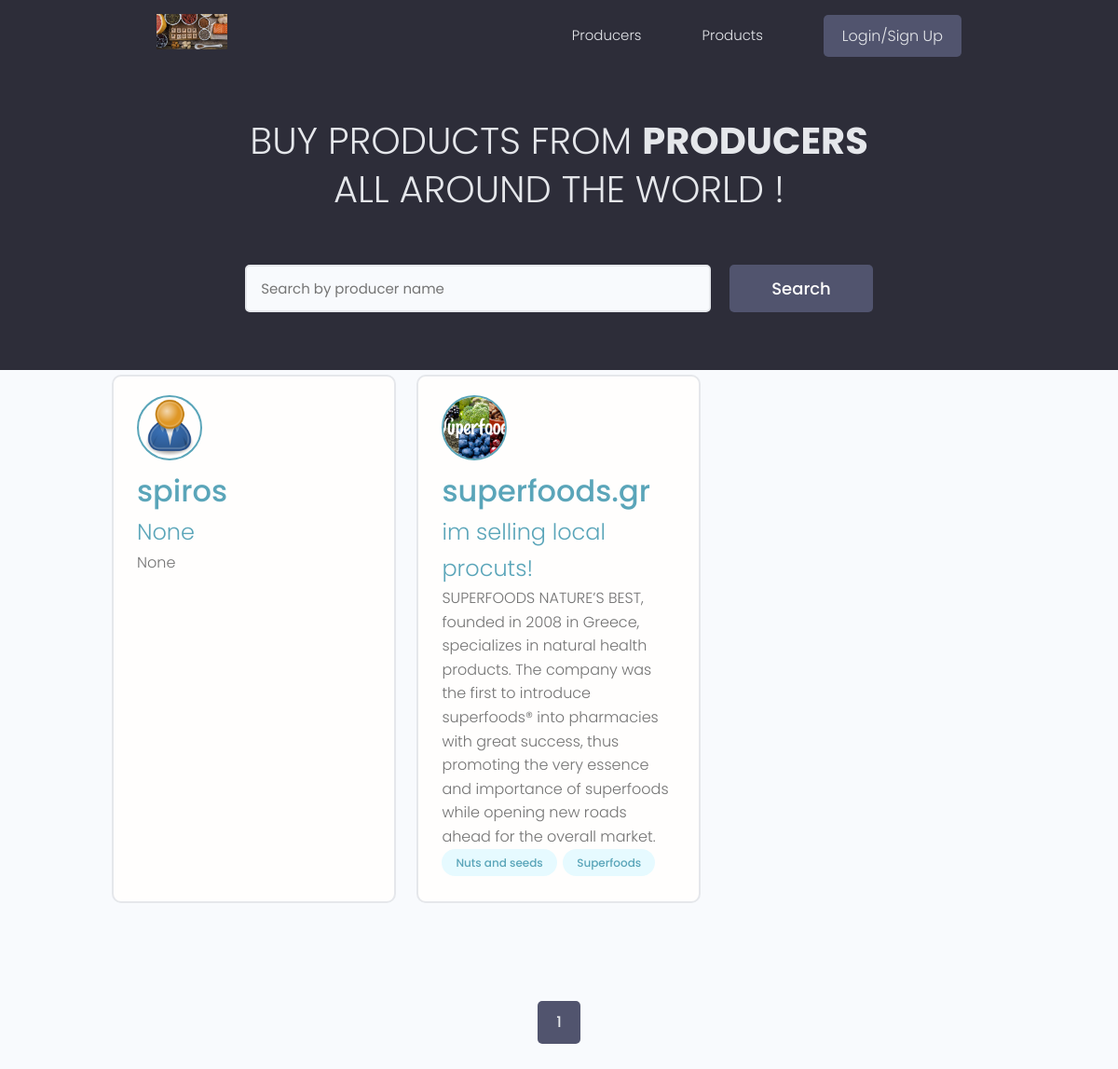
The page / on the database its author committed.
### users/models.py (models this page shows, shortened)
class Profile(models.Model):
    user= models.OneToOneField(User,on_delete=models.CASCADE,null=True,blank=True)
    name=models.CharField(max_length=50,blank=True,null=True)
    location=models.CharField(max_length=50,blank=True,null=True)
    username=models.CharField(max_length=50,blank=True,null=True)
    email=models.EmailField(max_length=50,blank=True,null=True)
    short_intro=models.CharField(max_length=50,blank=True,null=True)
    bio=models.TextField(blank=True,null=True)
    profile_image=models.ImageField(blank=True,null=True,upload_to='profiles/',default='profiles/user-default.png')
    website=models.CharField(max_length=50,blank=True,null=True)
    id=models.UUIDField(default=uuid.uuid4, unique=True ,primary_key=True,editable=False)
    created=models.DateField(auto_now_add=True)
    class Meta:
        ordering=['-created']

class Categories(models.Model):
    owner=models.ForeignKey(Profile,on_delete=models.CASCADE,null=True,blank=True)
    name=models.CharField(max_length=50,blank=True,null=True)
    descripiton=models.TextField(blank=True,null=True)
    id=models.UUIDField(default=uuid.uuid4, unique=True ,primary_key=True,editable=False)
    def __str__(self):
        return str(self.name)

### users/views.py (the view)
# urls.py: path('',views.profiles,name='profiles'),
def profiles(request):
    profiles, search_query=searchProfiles(request)
    custom_range,profiles=paginateprofiles(request,profiles,3)
    context={'profiles':profiles,' search_query': search_query,'custom_range':custom_range}
    return render(request,'users/profiles.html',context)

### users/utils.py (called while the page is built)
def searchProfiles(request):
    search_query=''
    if request.GET.get('search_query'):
        search_query=request.GET.get('search_query')
    profiles=Profile.objects.filter(Q(name__icontains=search_query) |
    Q(short_intro__icontains=search_query))
    return profiles,search_query

def paginateprofiles(request,profiles,results):
    page=request.GET.get('page')
    paginator=Paginator(profiles,results)
    try:
     profiles=paginator.page(page)
    except PageNotAnInteger:
        page=1
        profiles=paginator.page(page)
    except EmptyPage:
        page= paginator.num_pages
        profiles=paginator.page(page)
    leftindex=(int(page) - 4)
    if leftindex < 1 :
        leftindex=1
    rightindex= (int(page) + 5)
    if rightindex > paginator.num_pages:
        rightindex=paginator.num_pages + 1
    custom_range=range(leftindex,rightindex)
    return custom_range,profiles

### users/templates/users/profiles.html (shortened to what this page needs)
{% extends 'main.html' %}
{% block content %}
<main class="home">
    <section class="hero-section text-center">
      <div class="container container--narrow">
        <div class="hero-section__box">
          <h2>BUY PRODUCTS FROM <span>PRODUCERS</span></h2>
          <h2>ALL AROUND THE WORLD !</h2>
        </div>
        <div class="hero-section__search">
          <form id="searchForm"class="form" action="{% url 'profiles'  %}" method="get">
            <div class="form__field">
              <input class="input input--text" id="formInput#search" type="text" name="search_query"
                value="{{search_query}}" placeholder="Search by producer name" />
            </div>
            <input class="btn btn--sub btn--lg" type="submit" value="Search" />
          </form>
        </div>
      </div>
    </section>
    <section class="prodlist">
      <div class="container">
        <div class="grid grid--three">
            {% for profile in profiles %}
          <div class="column card">
             <div class="prod">
              <a href=" {% url 'user_profile' profile.id%}  " class="card__body">
                <div class="prod__profile">
                  <img class="avatar avatar--md" src="{{profile.profile_image.url}}" alt="image" />
                  <div class="prod__meta">
                    <h3>{{profile.name}}</h3>
                    <h5>{{profile.short_intro}}</h5>
                  </div>
                </div>
                <p class="producer__info">
                    {{profile.bio}}
                </p>
                <div class="prod_catigories">
                  {% for categorie in profile.categories_set.all %}
                  <span class="tag tag--pill tag--main">
                    <small>{{categorie}}</small>
                  </span>
                  {% endfor %}
                </div>
              </a>
            </div>
          </div>
          {% endfor %}
        </div>
      </div>
    </section>
    {% include 'pagination.html'  with queryset=profiles custom_range=custom_range%}
  </main>
{% endblock content %}

### static/styles/app.css (style rules this page uses)
:root { --color-sub: #2d2d39; }
.btn--sub { background-color: var(--color-sub-light); }
.card { border: 2px solid var(--color-light); }
img { width: 100%; }
.hero-section { height: 40vh; display: flex; align-items: center; background-color: var(--color-sub); }
.hero-section__box { margin-bottom: 4rem; }
.hero-section__box > h2, .hero-section__box > h2 > span { font-size: 4rem; color: var(--color-light); line-height: 1.3; text-transform: uppercase; }
.hero-section__box > h2 { font-weight: 300; }
.hero-section__box > h2 > span { font-weight: 700; }
.hero-section__search > .form { display: flex; align-items: center; justify-content: center; gap: 2rem; }
.hero-section__search > .form input.input--text { width: 50rem; }

### static/uikit/styles/modules/_variables.css (style rules this page uses)
:root { --color-main: #5aa5b9; --color-main-light: #e6faff; --color-sub: #3f4156; --color-sub-light: #51546e; --color-sub-lighter: #ededfd; --color-text: #737373; --color-gray: #8b8b8b; --color-light: #e5e7eb; --color-light-gray: #767676; --color-bg: #f8fafd; --color-white: #fffefd; --color-white-light: #f3f3f3; --color-success: #359e64; --color-success-bg: #def8e8; --color-error: #fc4b0b; --color-error-bg: #fff2ee; --font-base: 'Poppins', arial, helvetica, 'Segoe UI', roboto, ubuntu, sans-serif; --font-monospace: 'Fira Code', 'Courier New', courier, monospace; --font-regular: 300; --font-medium: 500; --font-bold: 700; --generic-shadow: 1px 1px 5px #00000010; --generic-transition: all 0.3s ease-in-out; }

### static/uikit/styles/modules/_base.css (style rules this page uses)
* { margin: 0; padding: 0; box-sizing: border-box; text-rendering: optimizeLegibility; color: inherit; font-size: inherit; }
html { font-size: 50%; }
@media only screen and (min-width: 480px) { html { font-size: 56.25%; } }
@media only screen and (min-width: 1200px) { html { font-size: 62.5%; } }
body { line-height: 1.6; font-weight: 400; font-size: 1.5rem; color: var(--color-text); background-color: var(--color-bg); min-height: 100vh; }

### static/uikit/styles/modules/_typography.css (style rules this page uses)
* { font-family: var(--font-base); }
h2 { font-size: 3.6rem; font-weight: var(--font-bold); }
h3 { font-size: 3.2rem; font-weight: var(--font-medium); }
h5 { font-size: 2.4rem; font-weight: var(--font-medium); }
h5, h6 { font-weight: var(--font-regular); }
p, span, strong { font-size: 1.6rem; color: var(--color-text); font-weight: var(--font-regular); }
a { padding-bottom: 2px; text-decoration: none; display: inline-block; color: var(--color-main); font-weight: var(--font-medium); }

### static/uikit/styles/modules/_utilities.css (style rules this page uses)
.container { width: 92%; max-width: 165rem; margin: 0 auto; box-sizing: border-box; }
.container--narrow { width: 92%; max-width: 120rem; }
@media screen and (min-width: 1000px) { .container { width: 90%; } }
@media screen and (min-width: 1000px) { .container--narrow { width: 85%; } }
@media screen and (min-width: 1200px) { .container { width: 80%; } }
@media screen and (min-width: 1200px) { .container--narrow { width: 72%; } }
.text-center { text-align: center; }

### static/uikit/styles/modules/_avatar.css (style rules this page uses)
.avatar { border-radius: 50%; border: 2px solid var(--color-main); object-fit: cover; }
.avatar--md { height: 7rem; width: 7rem; }

### static/uikit/styles/modules/_button.css (style rules this page uses)
.btn { display: inline-block; position: relative; cursor: pointer; background-color: var(--color-light); font-weight: var(--font-medium); color: var(--color-sub); text-decoration: none; padding: 1rem 2rem; border-radius: 0.5rem; border: none; width: -webkit-fit-content; width: -moz-fit-content; width: fit-content; height: -webkit-fit-content; height: -moz-fit-content; height: fit-content; font-size: 1.6rem; outline-width: 0; outline-color: transparent; -webkit-backface-visibility: hidden; backface-visibility: hidden; transition: all 0.3s ease-in-out; }
.btn--sub { background-color: var(--color-sub); color: var(--color-white); }
.btn--lg { font-size: 1.8rem; padding: 1.2rem 4.5rem; }

### static/uikit/styles/modules/_card.css (style rules this page uses)
.card { border-radius: 1rem; background-color: var(--color-white); border: 1.5px solid var(--color-light); width: auto; height: auto; margin-top: 0.5rem; margin-bottom: 0.5rem; overflow: hidden; }
.card__body, .card__header { padding: 2rem 2.5rem; }

### static/uikit/styles/modules/_form.css (style rules this page uses)
.form { display: block; }
.form__field { margin-top: 1.5rem; margin-bottom: 1.5rem; }
input.input[type='text'], input.input[type='email'], input.input[type='password'], input.input[type='number'], textarea.input { min-width: 24rem; width: 100%; padding: 1.2rem 1.5rem; border-radius: 0.5rem; border: 2px solid var(--color-light); transition: all 0.3s ease-in-out; background-color: var(--color-bg); }

### rows shown on the page
Profile: profile_image (placeholder picture), name "spiros", short_intro "None", bio "None"
Profile: profile_image (picture), name "superfoods.gr", short_intro "im selling local procuts!", bio "SUPERFOODS NATURE’S BEST, founded in 2008 in Greece, specializes in natural health products. The company was the first to introduce superfoods® into pharmacies with great success, thus promoting the very essence and importance of superfoods while opening new roads ahead for the overall market."
Categories: name "Nuts and seeds"
Categories: name "Superfoods"

### other values the page prints
{{ page }} "1"
